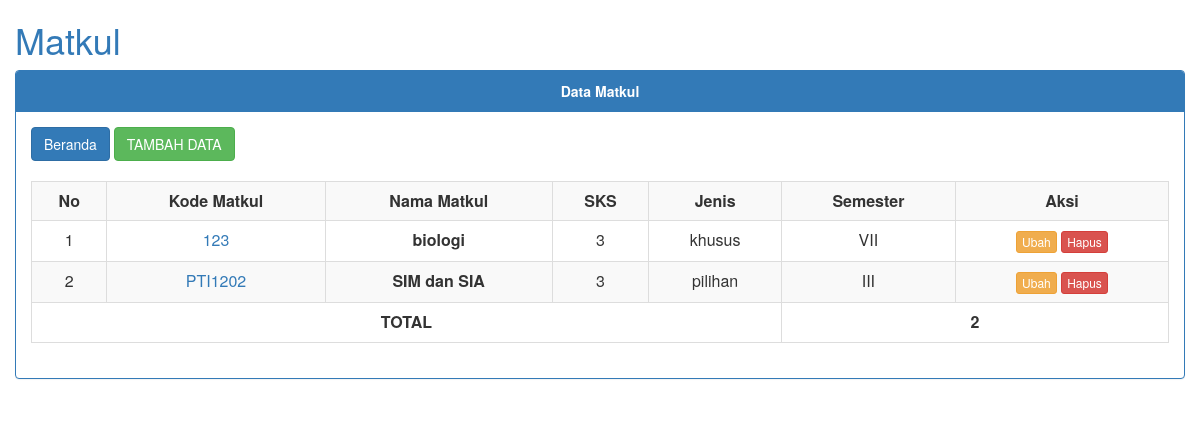
Screenshot of /index.php/matkul with the database file from the repository.
### tables this page shows
CREATE TABLE `m_matkul` (
  `id_mk` char(36) NOT NULL,
  `prodi_id` char(36) DEFAULT NULL,
  `kode_mk` varchar(10) DEFAULT NULL,
  `nama_mk` varchar(100) DEFAULT NULL,
  `sks_mk` int(11) DEFAULT NULL,
  `jenis_mk` char(10) DEFAULT NULL,
  `semester_mk` char(5) DEFAULT NULL
);

### application/controllers/Matkul.php (called while the page is built, shortened)
<?php
class Matkul extends CI_Controller {
	public function index()
	{
		$filter = null;
		$limit = null;
		$this->data['judul'] = "Matkul";
		$this->data['judul1'] = "Data Matkul";
		$this->data['listdata'] = $this->db->order_by('kode_mk', 'ASC' )
			->join('m_prodi', 'm_prodi.id_prodi = m_matkul.prodi_id', 'left')
			->get_where('m_matkul', $filter, $limit)->result_array();
		$this->load->view('matkul/v_index', $this->data);
	}
}
?>

### index.php (called while the page is built, shortened)
<?php
require_once BASEPATH.'core/CodeIgniter.php';

### application/views/matkul/v_index.php (the view, shortened to what this page needs)
<link rel="stylesheet" href="<?= base_url('assets/bootstrap.css') ?>">
<div class="container-fluid">
<h1 class="text text-primary"><?php echo $judul ?></h1>
<div class="row">
<div class="col-xs-12">
	<div class="panel panel-primary">
		<div class="panel-heading text-center"><strong><?php echo $judul1 ?></strong></div>
			<div class="panel-body">
<a class="btn btn-primary" href="<?= site_url() ?>">Beranda</a>
<a class="btn btn-success" href="<?= site_url('matkul/tambah') ?>"> TAMBAH DATA</a>
<br><br>
<table class="table table-striped table-bordered table-hover">
    <tr>
        <th class="text-center">No</th>
        <th class="text-center">Kode Matkul</th>
        <th class="text-center">Nama Matkul</th>
        <th class="text-center">SKS</th>
        <th class="text-center">Jenis</th>
        <th class="text-center">Semester</th>
        <th class="text-center">Aksi</th>
    </tr>
    <?php
     $no = 1;
     foreach($listdata as $data){
	echo '<tr>';
	echo '<td class="text-center">'.$no.'</td>';
	echo '<td class="text-center text-primary">'.$data['kode_mk'].'</td>';
	echo '<td class="text-center"><strong>'.$data['nama_mk'].'</strong></td>';
	echo '<td class="text-center">'.$data['sks_mk'].'</td>';
	echo '<td class="text-center">'.$data['jenis_mk'].'</td>';
	echo '<td class="text-center">'.$data['semester_mk'].'</td>';
	echo '<td class="text-center">
		<a class="btn btn-warning btn-xs" href="'. site_url('matkul/ubah/'.$data['id_mk']) .'">Ubah</a>
		<a onclick="return confirm(`Anda yakin hapus ?`)" class="btn btn-danger btn-xs" href="'. site_url('matkul/hapus/'.$data['id_mk']) .'">Hapus</a>
	     </td>';
	echo '</tr>';
	$no++;
     }
    ?>
    <tr>
    	<th class="text-center" colspan="5">TOTAL</th>
    	<th class="text-center"colspan="2">
	     <span><?= count($listdata) ?></span>
    	</th>
    </tr>
</table>
</div>
</div>
</div>
		</div>
	</div>

### rows the page displays
m_matkul: kode_mk "123", nama_mk "biologi", sks_mk "3", jenis_mk "khusus", semester_mk "VII"
m_matkul: kode_mk "PTI1202", nama_mk "SIM dan SIA", sks_mk "3", jenis_mk "pilihan", semester_mk "III"

### other values shown
$judul "Matkul"
$judul1 "Data Matkul"
count($listdata) "2"
